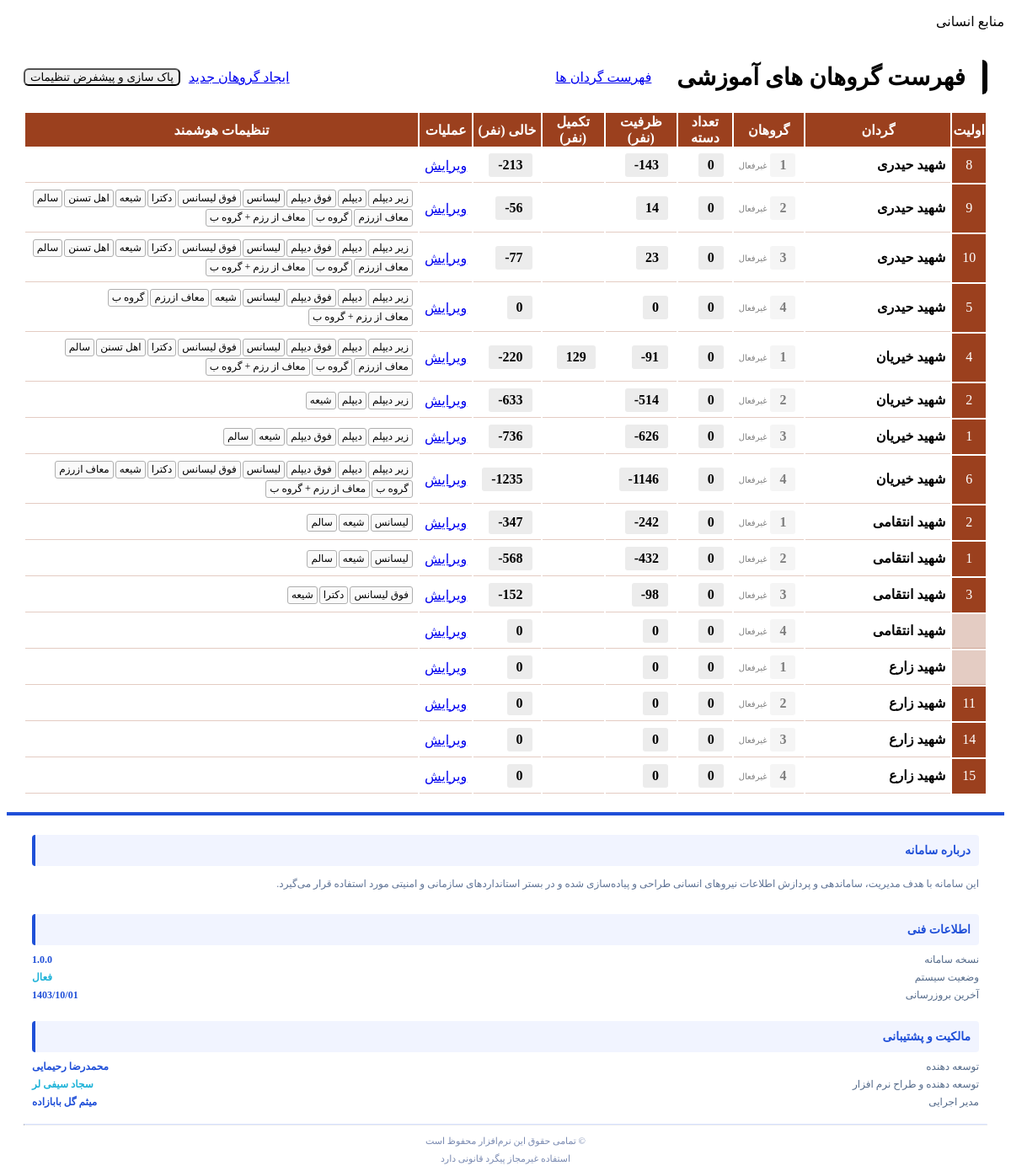
The app's page /bg/ (signed in) with its own data.
### battalions/models.py (models this page shows, shortened)
class battalion_group(models.Model):
    name = models.CharField(max_length=150, verbose_name='نام گروهان')
    commander = models.CharField(max_length=100,blank=True,null=True,default='', verbose_name='فرمانده گروهان')
    gordan = models.ForeignKey(battalion, on_delete=models.CASCADE, verbose_name='گردان')
    is_active = models.BooleanField(default=False, verbose_name='فعال/غیرفعال')
    status_types_data = models.JSONField(default=dict,blank=True,verbose_name="نوع برگه اعزام")
    zirediplom = models.BooleanField(default=False, verbose_name='زیر دیپلم')
    diplom = models.BooleanField(default=False, verbose_name='دیپلم')
    ofghdiplom = models.BooleanField(default=False, verbose_name='فوق دیپلم')
    lisans = models.BooleanField(default=False, verbose_name='لیسانس')
    ofghlisans = models.BooleanField(default=False, verbose_name='فوق لیسانس')
    doctra = models.BooleanField(default=False, verbose_name='دکترا')
    shie = models.BooleanField(default=False, verbose_name='شیعه')
    ahle_tasnon = models.BooleanField(default=False, verbose_name='اهل تسنن')
    zarfiat = models.CharField(max_length=250, verbose_name='ظرفیت گروهان')
    takmilzarmit = models.BooleanField(default=False, verbose_name='تکمیل بودن ظرفیت')
    order = models.IntegerField(null=True, blank=True, verbose_name='اولویت مرتب سازی')
    salemm = models.BooleanField(default=False, verbose_name='سالم')
    moafazrazm = models.BooleanField(default=False, verbose_name='معاف ازرزم')
    gorehbe = models.BooleanField(default=False, verbose_name='گروه ب')
    moafazrazm_gorehbe = models.BooleanField(default=False, verbose_name='معاف از رزم + گروه ب')
    zarfiat_total = models.CharField(max_length=250, verbose_name='ظرفیت گروهان کل', null=True, blank=True)
    @property
    def batchs(self):
        return battalion_group_batch.objects.filter(gorhan=self.pk)
    @property
    def fill_space(self):
        Soldier = apps.get_model('soldiers', 'Soldier')
        return Soldier.objects.filter(battalion_group=self.pk).count()
    @property
    def free_space(self):
        try:
            return int(self.zarfiat) - self.fill_space
        except:
            return 0 - self.fill_space
    @property
    def status_types_active(self):
        if not self.status_types_data:
            self.status_types_data = dict()
        return list(filter(lambda std:self.status_types_data[std],self.status_types_data.keys()))
    @property
    def settings_list(self):
        boolean_fields = [
            'zirediplom','diplom','ofghdiplom','lisans','ofghlisans','doctra',
            'shie','ahle_tasnon',
            'salemm','moafazrazm','gorehbe','moafazrazm_gorehbe',
        ]
        active_settings = []
        for field in boolean_fields:
            if getattr(self, field):
                active_settings.append(self._meta.get_field(field).verbose_name)
        status_types = list(map(lambda s: f'اعزام ( {s} )',self.status_types_active))
        return status_types + active_settings
    class Meta:
        verbose_name = "گروهان"
        verbose_name_plural = "گروهان ها"

class battalion(models.Model):
    name = models.CharField(max_length=150, verbose_name='نام گردان')
    commander = models.CharField(max_length=100, null=True, blank=True,default='',verbose_name='فرمانده گردان')
    is_active = models.BooleanField(default=False, verbose_name='فعال/غیرفعال')
    order = models.IntegerField(null=True, blank=True, verbose_name='اولویت مرتب سازی')
    gcode = models.CharField(max_length=150 ,null=True,blank=True,default='', verbose_name='کد گردانی')
    class Meta:
        verbose_name = "گردان"
        verbose_name_plural = "گردان ها"
    def __str__(self):
        return self.name

### battalions/views.py (the view, shortened to what this page needs)
# urls.py: path('bg/', views.MainViewBattalionGroup.as_view(), name='MainViewBattalionGroup'),
class MainViewBattalionGroup(LoginRequiredMixin, View):
    def get(self, request):
        _ , grohan = battalion_and_groups_allowed(request.user)
        grohan = grohan.order_by('gordan','name')
        cx = { 'grohan': grohan }
        return render(request, 'battalions/grohan_list.html', cx)

### ensani_soldires_management/access.py (called while the page is built, shortened)
def get_user_battalions(user):
    if not user.is_authenticated:
        return battalion.objects.none().order_by('gcode')
    if user.is_staff:
        return battalion.objects.all().order_by('gcode')

def get_user_battalion_groups(user):
    if not user.is_authenticated:
        return battalion_group.objects.none().order_by('name')
    if user.is_staff:
        return battalion_group.objects.all().order_by('name')

def battalion_and_groups_allowed(user):
    battalions = get_user_battalions(user)
    groups = get_user_battalion_groups(user).select_related('gordan').order_by('name')
    return battalions,groups

def create_access_tree(battalions_allowed,groups_allowed):
    nodes = [{ 'title':'همه گردان ها', 'q':f'b=all' }]
    for b in battalions_allowed:
        children = [{ 'title':'همه گروهان ها', 'q':f'b={b.id}&g=all' }]
        for g in groups_allowed:
            if g.gordan.id == b.id:
                children.append({ 'title':f'گروهان {g.name}', 'q':f'g={g.id}' })
        nodes.append({ 'title':str(b),'q':f'b={b.id}','children': children })
    return nodes

### battalions/templates/battalions/grohan_list.html (shortened to what this page needs)
{% extends 'shared/_PanelMain.html' %}
{% load static %}
{% block main %}
    <div class="card">
        <div class="card-header">
            <h1 class="card-title">فهرست گروهان های آموزشی</h1>
            <a class="btn  btn-primary" href="{% url 'all-Battalion'  %}">
                <span>فهرست گردان ها</span>
            </a>
            <a class="btn  btn-warning" href="{% url 'CreateBattalionGroup'  %}">
                ایجاد گروهان جدید
            </a>
            <form method="post" action="{% url 'MainViewBattalionGroup'  %}?action=cleanup">
                 <button
                 title="پس از پاک سازی تنظیمات پیشفرض برای همه گروهان ها لحاظ خواهد شد"
                 class="btn  btn-danger"  onclick="return confirm('پس از پاک سازی تنظیمات پیشفرض برای همه گروهان ها لحاظ خواهد شد')" >
                    پاک سازی و پیشفرض تنظیمات
                </button>
            </form>
        </div>
        <div class="card-body no-padding">
            <table class="table">
                <thead>
                    <tr>
                        <th class="order">اولیت</th>
                        <th>گردان</th>
                        <th>گروهان</th>
                        <th class="text-center">تعداد دسته</th>
                        <th class="text-center">ظرفیت (نفر)</th>
                        <th class="text-center">تکمیل (نفر)</th>
                        <th class="text-center">خالی (نفر)</th>
                        <th class="text-center">عملیات</th>
                        <th>تنظیمات هوشمند</th>
                    </tr>
                </thead>
                <tbody>
                    {% for g in grohan %}
                        <tr style="align-items: center;vertical-align: middle;">
                            <td class="order {% if g.order %}ordered{% endif %}">{{g.order|default:""}}</td>
                            <td style="min-width: 160px;">
                                <strong style="display: inline-block;min-width: 100px;">{{ g.gordan.name }}</strong>
                            </td>
                            <td>
                                <div style="display: flex;align-items: center;">
                                    <strong class="gname fooname {% if g.is_active %}bg-green is-active{% endif %}">{{ g.name }}</strong>
                                    {% if  g.is_active %}
                                        <span style="font-size: 10px;">فعال</span>
                                    {% else %}
                                        <span class="fooname" style="font-size: 10px;">غیرفعال</span>
                                    {% endif %}
                                </div>
                            </td>
                            <td class="text-center">
                                <strong class="gname">{{g.batchs|length}}</strong>
                            </td>
                            <td  class="text-center">
                                <strong dir="ltr" class="gname  font-bold">{{g.zarfiat}}</strong>
                            </td>
                            <td class="text-center {{g.takmilzarmit|yesno:'text-success,text-danger'}}">
                                {% if g.takmilzarmit %}
                                    <i class="fa fa-check"></i>
                                {% else %}
                                    <strong dir="ltr" class="gname font-bold">{{g.fill_space}}</strong>
                                {% endif %}
                            </td>
                            <td class="text-center">
                                <strong dir="ltr" class="gname bg-red font-bold">{{g.free_space}}</strong>
                            </td>
                            <td class="text-center">
                                <a class="btn btn-md btn-primary text-md" href="{% url 'BattalionGroupUpdate' pk=g.pk %}">
                                    ویرایش
                                </a>
                            </td>
                            <td >
                                <div class="setting-list">
                                    {% for setting in g.settings_list %}
                                        <span class="setting-item">{{ setting }}</span>
                                    {% empty %}
                                    <div class="text-muted text-center"></div>
                                    {% endfor %}
                                </div>
                            </td>
                        </tr>
                    {% endfor %}
                </tbody>
            </table>
        </div>
    </div>
{% endblock %}

### battalions/templates/battalions/grohan_list.html (style rules this page uses)
.card { background-color: white; border-radius: 10px; padding: 20px; }
.card-title { text-align: center; margin: 0; padding: 4px 20px; font-size: 28px; border-right: 6px solid black; border-radius: 0 6px 6px 0 ; color: black; font-weight: bold; }
.card-header { display: flex; align-items: center; justify-content: space-between; margin-bottom: 20px; gap: 10px; }
.table th { font-size: 16px; color: white; background-color: #9b401e; }
html body table.table tr td, html body table.table tr td { border-bottom:1px solid #9b401e44; padding: 6px !important ; }
.table thead { background-color: #ffb69b18; }
.setting-item { display: inline-block; padding: 2px 4px; border-radius: 3px; background-color: #fafafa; border: 1px solid #afafaf; color: black; font-size: 12px; }
.setting-list { gap: 2px; display: flex; align-items: center; justify-content: start; flex-wrap: wrap; }
.order { text-align: center; background-color: #9b401e44; color: white; }
.order.ordered { background-color: #9b401e; }
.gname { border: 1px solid transparent; background-color: #ececec; color: black; display: inline-block; padding: 8px 10px; border-radius: 3px; font-size: 16px; line-height: 10px; margin: 0 4px; }
.btn { border-radius: 6px !important; }
.fooname { opacity: 0.5; }

### records on screen
battalion_group: order "8", gordan.name "شهید حیدری", name "1", is_active "غیرفعال", batchs|length "0", zarfiat "-143", free_space "-213"
battalion_group: order "9", gordan.name "شهید حیدری", name "2", is_active "غیرفعال", batchs|length "0", zarfiat "14", free_space "-56", settings_list "زیر دیپلم" "دیپلم" "فوق دیپلم" "لیسانس" "فوق لیسانس" "دکترا" "شیعه" "اهل تسنن" "سالم" "معاف ازرزم" "گروه ب" "معاف از رزم + گروه ب"
battalion_group: order "10", gordan.name "شهید حیدری", name "3", is_active "غیرفعال", batchs|length "0", zarfiat "23", free_space "-77", settings_list "زیر دیپلم" "دیپلم" "فوق دیپلم" "لیسانس" "فوق لیسانس" "دکترا" "شیعه" "اهل تسنن" "سالم" "معاف ازرزم" "گروه ب" "معاف از رزم + گروه ب"
battalion_group: order "5", gordan.name "شهید حیدری", name "4", is_active "غیرفعال", batchs|length "0", zarfiat "0", free_space "0", settings_list "زیر دیپلم" "دیپلم" "فوق دیپلم" "لیسانس" "شیعه" "معاف ازرزم" "گروه ب" "معاف از رزم + گروه ب"
battalion_group: order "4", gordan.name "شهید خیریان", name "1", is_active "غیرفعال", batchs|length "0", zarfiat "-91", fill_space "129", free_space "-220", settings_list "زیر دیپلم" "دیپلم" "فوق دیپلم" "لیسانس" "فوق لیسانس" "دکترا" "اهل تسنن" "سالم" "معاف ازرزم" "گروه ب" "معاف از رزم + گروه ب"
battalion_group: order "2", gordan.name "شهید خیریان", name "2", is_active "غیرفعال", batchs|length "0", zarfiat "-514", free_space "-633", settings_list "زیر دیپلم" "دیپلم" "شیعه"
battalion_group: order "1", gordan.name "شهید خیریان", name "3", is_active "غیرفعال", batchs|length "0", zarfiat "-626", free_space "-736", settings_list "زیر دیپلم" "دیپلم" "فوق دیپلم" "شیعه" "سالم"
battalion_group: order "6", gordan.name "شهید خیریان", name "4", is_active "غیرفعال", batchs|length "0", zarfiat "-1146", free_space "-1235", settings_list "زیر دیپلم" "دیپلم" "فوق دیپلم" "لیسانس" "فوق لیسانس" "دکترا" "شیعه" "معاف ازرزم" "گروه ب" "معاف از رزم + گروه ب"
battalion_group: order "2", gordan.name "شهید انتقامی", name "1", is_active "غیرفعال", batchs|length "0", zarfiat "-242", free_space "-347", settings_list "لیسانس" "شیعه" "سالم"
battalion_group: order "1", gordan.name "شهید انتقامی", name "2", is_active "غیرفعال", batchs|length "0", zarfiat "-432", free_space "-568", settings_list "لیسانس" "شیعه" "سالم"
battalion_group: order "3", gordan.name "شهید انتقامی", name "3", is_active "غیرفعال", batchs|length "0", zarfiat "-98", free_space "-152", settings_list "فوق لیسانس" "دکترا" "شیعه"
battalion_group: order 0 (drawn), gordan.name "شهید انتقامی", name "4", is_active "غیرفعال", batchs|length "0", zarfiat "0", free_space "0"
battalion_group: order 0 (drawn), gordan.name "شهید زارع", name "1", is_active "غیرفعال", batchs|length "0", zarfiat "0", free_space "0"
battalion_group: order "11", gordan.name "شهید زارع", name "2", is_active "غیرفعال", batchs|length "0", zarfiat "0", free_space "0"
battalion_group: order "14", gordan.name "شهید زارع", name "3", is_active "غیرفعال", batchs|length "0", zarfiat "0", free_space "0"
battalion_group: order "15", gordan.name "شهید زارع", name "4", is_active "غیرفعال", batchs|length "0", zarfiat "0", free_space "0"
